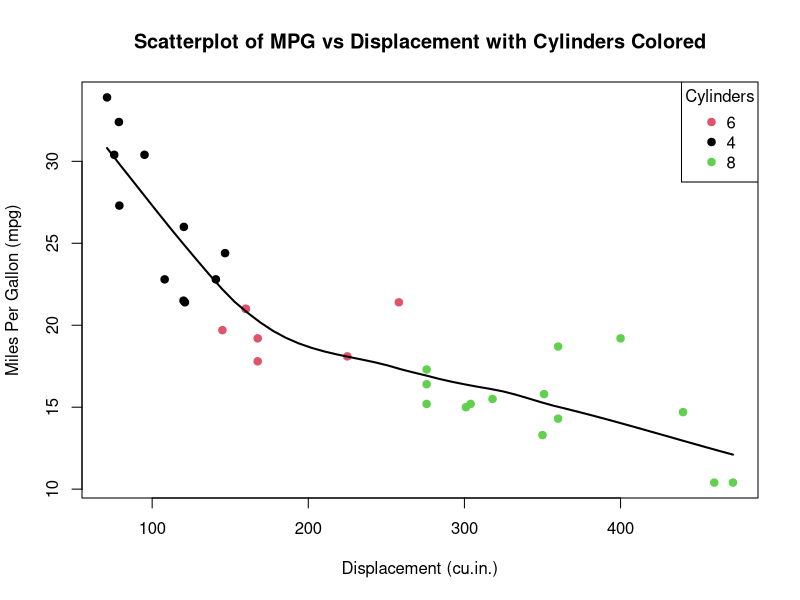
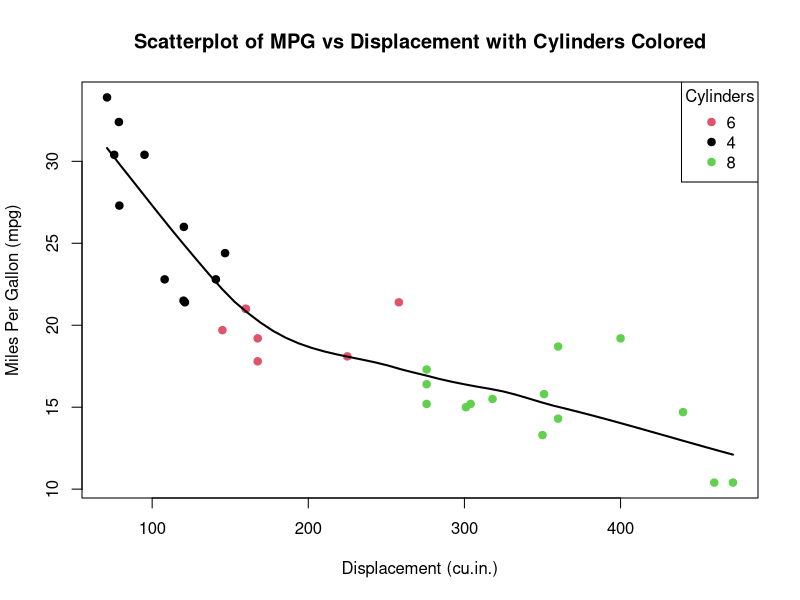

Source code (R) for these figures, in order:
# Load the mtcars dataset (it's built-in)
data(mtcars)

# Open a PNG device to save the plot (optional if you want to save)
png("scatterplot_mpg_disp.png", width = 1920, height = 1080, res = 300)

# Create scatterplot with color coding for cyl
plot(mtcars$disp, mtcars$mpg, 
     col = as.factor(mtcars$cyl), 
     xlab = "Displacement (cu.in.)", 
     ylab = "Miles Per Gallon (mpg)", 
     main = "Scatterplot of MPG vs Displacement with Cylinders Colored",
     pch = 19)

# Add a smooth trend line
lines(loess.smooth(mtcars$disp, mtcars$mpg), col = "black", lwd = 2)

# Add a legend
legend("topright", legend = unique(mtcars$cyl), 
       col = as.factor(unique(mtcars$cyl)), 
       pch = 19, title = "Cylinders")

# Close the device (if saving to a file)
dev.off()# Load the mtcars dataset (it's built-in)
data(mtcars)

# Open a PNG device to save the plot (optional if you want to save)
png("scatterplot_mpg_disp.png", width = 1920, height = 1080, res = 300)

# Create scatterplot with color coding for cyl
plot(mtcars$disp, mtcars$mpg, 
     col = as.factor(mtcars$cyl), 
     xlab = "Displacement (cu.in.)", 
     ylab = "Miles Per Gallon (mpg)", 
     main = "Scatterplot of MPG vs Displacement with Cylinders Colored",
     pch = 19)

# Add a smooth trend line
lines(loess.smooth(mtcars$disp, mtcars$mpg), col = "black", lwd = 2)

# Add a legend
legend("topright", legend = unique(mtcars$cyl), 
       col = as.factor(unique(mtcars$cyl)), 
       pch = 19, title = "Cylinders")

# Close the device (if saving to a file)
dev.off()